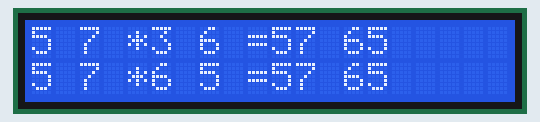
Bench run of a sketch on a simulated Arduino Uno, built with avr-gcc and run on an emulated ATmega328P. Shown: 20×2 character LCD. Random numbers use the default seed unless the sketch sets one.

Above: at 0.1 s.
At 4.3 s:
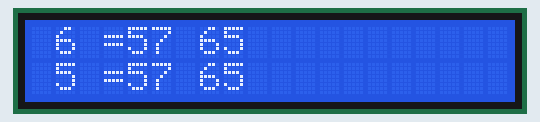
At 9.2 s:
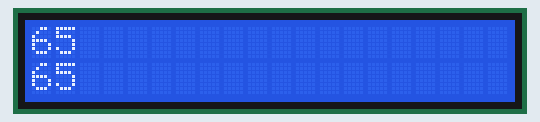
At 19.0 s:
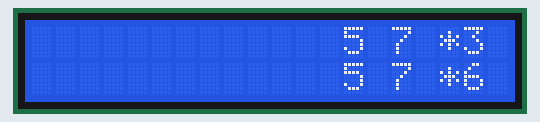
At 28.8 s:
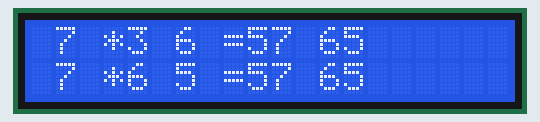
At 37.9 s:
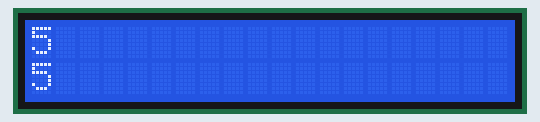

Measured:
- what the display in image 1 shows lasts 0.7 s, from 4.3 s to 5.0 s

The sketch:

sketch_oct7a.ino
```cpp
// include the library code:
#include <LiquidCrystal.h>

// initialize the library by associating any needed LCD interface pin
// with the arduino pin number it is connected to
const int rs = 12, en = 11, d4 = 5, d5 = 4, d6 = 3, d7 = 2;
LiquidCrystal lcd(rs, en, d4, d5, d6, d7);

int randing = 9; //формир матрицу c элементами 0-9

void randomiseMatrix(int** matrix, int n, int m) {
    for (int i = 0; i < n; i++) {
        for (int j = 0; j < m; j++) {
            matrix[i][j] = random(randing);
        }
    }
    return;
}

//объявить свои функции
int** matrixMulti(int** matrix1, int n1, int m1, int** matrix2, int n2, int m2);//традиционный способ циклом


void setup() {
  randomSeed(analogRead(0)); // автоматическая рандомизация
  // set up the LCD's number of columns and rows:
  lcd.begin(20, 2);
  // Print a message to the LCD.

  int n1 = 2, n2 = 2, m1 = 2, m2 = 2;

    //Матрица n1 x m1
    int** matrix1;
    //Матрица n2 x m2
    int** matrix2;

    matrix1 = (int**)malloc(sizeof(int*) * n1);
    for (int i = 0; i < n1; i++) {
        matrix1[i] = (int*)malloc(sizeof(int) * m1);
    }
    matrix2 = (int**)malloc(sizeof(int*) * n2);
    for (int i = 0; i < n2; i++) {
        matrix2[i] = (int*)malloc(sizeof(int) * m2);
    }

    //Генерируем случайные матрицы для умножения
    randomiseMatrix(matrix1, n1, m1);
    randomiseMatrix(matrix2, n2, m2);

   //данные матрицы 1
    for (int i = 0; i < n1; i++) {
        for (int j = 0; j < m1; j++) {
            lcd.setCursor(0 + (j * 2), i);
            lcd.print(String(matrix1[i][j]) + " ");
        }
    }
    lcd.setCursor(4, 0);
    lcd.print("*");
    lcd.setCursor(4, 1);
    lcd.print("*");
    //данные матрицы 2
    for (int i = 0; i < n1; i++) {
        for (int j = 0; j < m1; j++) {
            lcd.setCursor(5 + (j * 2), i);
            lcd.print(String(matrix2[i][j]) + " ");
        }
    }
    lcd.setCursor(9, 0);
    lcd.print("=");
    lcd.setCursor(9, 1);
    lcd.print("=");
    //Матрица с результатом
    int** matrixres;

    matrixres = matrixMulti(matrix1, n1, m1, matrix2, n2, m2);

    lcd.setCursor(10, 0);
    for (int i = 0; i < n1; i++) {
        for (int j = 0; j < m2; j++) {
            lcd.setCursor(10 + (j * 3), i);
            lcd.print(String(matrixres[i][j]) + " ");
        }
    }

  delete[] matrix1, matrix2, matrixres;
}

void loop() {
  // передвигающийся текст к последнему заданию
  delay(700);
  lcd.scrollDisplayLeft();
}

//Производит умножение матрицы размером n1 x m1
//на матрицу размером n2 x m2
int** matrixMulti(int** matrix1, int n1, int m1, int** matrix2, int n2, int m2) {
    //Если матрицы не согласованы, то не выполняем умножение
    if (m1 != n2) {
        return NULL;
    }
    //Выделяем память под результат умножения
    int** result;
    result = (int**)malloc(sizeof(int*) * n1);
    for (int i = 0; i < n1; i++) {
        result[i] = (int*)malloc(sizeof(int) * m2);
    }
    //Умножение по формуле
    for (int i = 0; i < n1; i++) {
        for (int j = 0; j < m2; j++) {
            result[i][j] = 0;
            for (int k = 0; k < m1; k++) {
                result[i][j] += (matrix1[i][k] * matrix2[k][j]);
            }
        }
    }
    return result;
}
```
